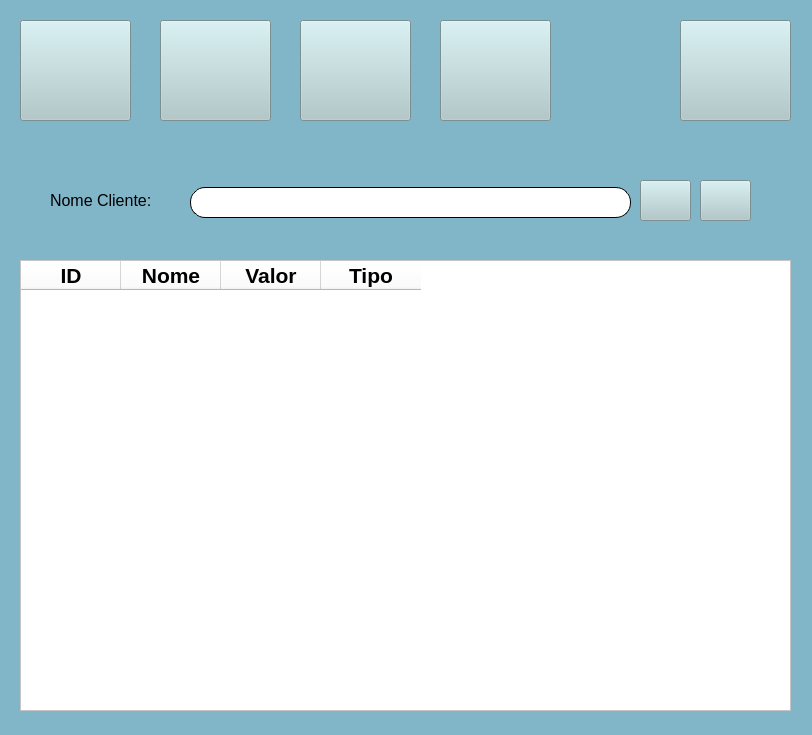
<?xml version="1.0" encoding="UTF-8"?>
<ui version="4.0">
 <class>FormProduto</class>
 <widget class="QWidget" name="FormProduto">
  <property name="geometry">
   <rect>
    <x>0</x>
    <y>0</y>
    <width>812</width>
    <height>735</height>
   </rect>
  </property>
  <property name="windowTitle">
   <string>Form</string>
  </property>
  <property name="styleSheet">
   <string notr="true">background-color: rgb(129, 181, 200);</string>
  </property>
  <widget class="QPushButton" name="bt_adicionar">
   <property name="geometry">
    <rect>
     <x>20</x>
     <y>20</y>
     <width>111</width>
     <height>101</height>
    </rect>
   </property>
   <property name="toolTip">
    <string>&lt;html&gt;&lt;head/&gt;&lt;body&gt;&lt;p&gt;&lt;img src=&quot;:/adicionar_produto/imagens/adicionar2.png&quot;/&gt;&lt;/p&gt;&lt;/body&gt;&lt;/html&gt;</string>
   </property>
   <property name="styleSheet">
    <string notr="true">image: url(:/adicionar_produto/imagens/adicionar2.png);
background-color: rgb(173, 200, 202);</string>
   </property>
   <property name="text">
    <string/>
   </property>
  </widget>
  <widget class="QPushButton" name="bt_alterar">
   <property name="geometry">
    <rect>
     <x>160</x>
     <y>20</y>
     <width>111</width>
     <height>101</height>
    </rect>
   </property>
   <property name="toolTip">
    <string>&lt;html&gt;&lt;head/&gt;&lt;body&gt;&lt;p&gt;&lt;img src=&quot;:/editar_produto/imagens/editar2.png&quot;/&gt;&lt;/p&gt;&lt;/body&gt;&lt;/html&gt;</string>
   </property>
   <property name="styleSheet">
    <string notr="true">image: url(:/editar_produto/imagens/editar2.png);
background-color: rgb(173, 200, 202);</string>
   </property>
   <property name="text">
    <string/>
   </property>
  </widget>
  <widget class="QPushButton" name="bt_consultar">
   <property name="geometry">
    <rect>
     <x>300</x>
     <y>20</y>
     <width>111</width>
     <height>101</height>
    </rect>
   </property>
   <property name="toolTip">
    <string>&lt;html&gt;&lt;head/&gt;&lt;body&gt;&lt;p&gt;&lt;img src=&quot;:/consultar_produto/imagens/pesquisar2.png&quot;/&gt;&lt;/p&gt;&lt;/body&gt;&lt;/html&gt;</string>
   </property>
   <property name="styleSheet">
    <string notr="true">image: url(:/consultar_produto/imagens/pesquisar2.png);
background-color: rgb(173, 200, 202);</string>
   </property>
   <property name="text">
    <string/>
   </property>
  </widget>
  <widget class="QPushButton" name="bt_retornar">
   <property name="geometry">
    <rect>
     <x>680</x>
     <y>20</y>
     <width>111</width>
     <height>101</height>
    </rect>
   </property>
   <property name="toolTip">
    <string>&lt;html&gt;&lt;head/&gt;&lt;body&gt;&lt;p&gt;&lt;img src=&quot;:/voltar/imagens/voltar.png&quot;/&gt;&lt;/p&gt;&lt;/body&gt;&lt;/html&gt;</string>
   </property>
   <property name="styleSheet">
    <string notr="true">image: url(:/voltar/imagens/voltar.png);
background-color: rgb(173, 200, 202);</string>
   </property>
   <property name="text">
    <string/>
   </property>
  </widget>
  <widget class="QPushButton" name="bt_excluir">
   <property name="geometry">
    <rect>
     <x>440</x>
     <y>20</y>
     <width>111</width>
     <height>101</height>
    </rect>
   </property>
   <property name="toolTip">
    <string>&lt;html&gt;&lt;head/&gt;&lt;body&gt;&lt;p&gt;&lt;img src=&quot;:/excluir_produto/imagens/deletar2.png&quot;/&gt;&lt;/p&gt;&lt;/body&gt;&lt;/html&gt;</string>
   </property>
   <property name="styleSheet">
    <string notr="true">image: url(:/excluir_produto/imagens/deletar2.png);
background-color: rgb(173, 200, 202);</string>
   </property>
   <property name="text">
    <string/>
   </property>
  </widget>
  <widget class="QLineEdit" name="txt_nomeProduto">
   <property name="geometry">
    <rect>
     <x>190</x>
     <y>187</y>
     <width>441</width>
     <height>31</height>
    </rect>
   </property>
   <property name="font">
    <font>
     <pointsize>11</pointsize>
    </font>
   </property>
   <property name="styleSheet">
    <string notr="true">border-radius: 15px;
background-color: rgb(255, 255, 255);
border-style: outset;
border-color: black;
border-width: 1px</string>
   </property>
   <property name="text">
    <string/>
   </property>
  </widget>
  <widget class="QLabel" name="lb_nomeCliente">
   <property name="geometry">
    <rect>
     <x>50</x>
     <y>180</y>
     <width>131</width>
     <height>41</height>
    </rect>
   </property>
   <property name="font">
    <font>
     <pointsize>12</pointsize>
    </font>
   </property>
   <property name="text">
    <string>Nome Cliente:</string>
   </property>
  </widget>
  <widget class="QPushButton" name="bt_pesquisar">
   <property name="geometry">
    <rect>
     <x>640</x>
     <y>180</y>
     <width>51</width>
     <height>41</height>
    </rect>
   </property>
   <property name="toolTip">
    <string>&lt;html&gt;&lt;head/&gt;&lt;body&gt;&lt;p&gt;&lt;img src=&quot;:/pesquisa/imagens/pesquisa.png&quot;/&gt;&lt;/p&gt;&lt;/body&gt;&lt;/html&gt;</string>
   </property>
   <property name="styleSheet">
    <string notr="true">image: url(:/pesquisa/imagens/pesquisa.png);
background-color: rgb(173, 200, 202);</string>
   </property>
   <property name="text">
    <string/>
   </property>
  </widget>
  <widget class="QPushButton" name="bt_pesquisarGeral">
   <property name="geometry">
    <rect>
     <x>700</x>
     <y>180</y>
     <width>51</width>
     <height>41</height>
    </rect>
   </property>
   <property name="toolTip">
    <string>&lt;html&gt;&lt;head/&gt;&lt;body&gt;&lt;p&gt;&lt;img src=&quot;:/pesquisageral/imagens/filtro.png&quot;/&gt;&lt;/p&gt;&lt;/body&gt;&lt;/html&gt;</string>
   </property>
   <property name="styleSheet">
    <string notr="true">image: url(:/pesquisageral/imagens/filtro.png);
background-color: rgb(173, 200, 202);</string>
   </property>
   <property name="text">
    <string/>
   </property>
  </widget>
  <widget class="QTableWidget" name="tb_produto">
   <property name="geometry">
    <rect>
     <x>20</x>
     <y>260</y>
     <width>771</width>
     <height>451</height>
    </rect>
   </property>
   <property name="font">
    <font>
     <family>MS Shell Dlg 2</family>
     <pointsize>12</pointsize>
    </font>
   </property>
   <property name="styleSheet">
    <string notr="true">background-color: rgb(255, 255, 255);</string>
   </property>
   <column>
    <property name="text">
     <string>ID</string>
    </property>
    <property name="font">
     <font>
      <pointsize>16</pointsize>
      <weight>75</weight>
      <bold>true</bold>
     </font>
    </property>
   </column>
   <column>
    <property name="text">
     <string>Nome</string>
    </property>
    <property name="font">
     <font>
      <pointsize>16</pointsize>
      <weight>75</weight>
      <bold>true</bold>
     </font>
    </property>
   </column>
   <column>
    <property name="text">
     <string>Valor</string>
    </property>
    <property name="font">
     <font>
      <pointsize>16</pointsize>
      <weight>75</weight>
      <bold>true</bold>
     </font>
    </property>
   </column>
   <column>
    <property name="text">
     <string>Tipo</string>
    </property>
    <property name="font">
     <font>
      <pointsize>16</pointsize>
      <weight>75</weight>
      <bold>true</bold>
     </font>
    </property>
   </column>
  </widget>
 </widget>
 <resources>
  <include location="adicionar_cliente.qrc"/>
  <include location="excluir_produto.qrc"/>
  <include location="consultar_produto.qrc"/>
  <include location="editar_produto.qrc"/>
  <include location="adicionar_produto.qrc"/>
  <include location="pesquisageral.qrc"/>
  <include location="pesquisa.qrc"/>
  <include location="voltar.qrc"/>
  <include location="excluir_cliente.qrc"/>
  <include location="consultar_cliente.qrc"/>
  <include location="alterar_cliente.qrc"/>
 </resources>
 <connections/>
</ui>
